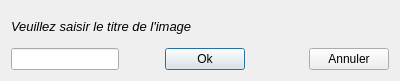
<?xml version="1.0" encoding="UTF-8"?>
<ui version="4.0">
 <class>LecteurModifIntitule</class>
 <widget class="QDialog" name="LecteurModifIntitule">
  <property name="geometry">
   <rect>
    <x>0</x>
    <y>0</y>
    <width>400</width>
    <height>81</height>
   </rect>
  </property>
  <property name="windowTitle">
   <string>Dialog</string>
  </property>
  <layout class="QHBoxLayout" name="horizontalLayout_2">
   <item>
    <layout class="QVBoxLayout" name="verticalLayout">
     <item>
      <widget class="QLabel" name="label">
       <property name="font">
        <font>
         <pointsize>10</pointsize>
         <italic>true</italic>
        </font>
       </property>
       <property name="text">
        <string>Veuillez saisir le titre de l'image</string>
       </property>
      </widget>
     </item>
     <item>
      <layout class="QHBoxLayout" name="horizontalLayout">
       <item>
        <widget class="QLineEdit" name="titreEdit"/>
       </item>
       <item>
        <spacer name="horizontalSpacer">
         <property name="orientation">
          <enum>Qt::Horizontal</enum>
         </property>
         <property name="sizeType">
          <enum>QSizePolicy::Minimum</enum>
         </property>
         <property name="sizeHint" stdset="0">
          <size>
           <width>40</width>
           <height>20</height>
          </size>
         </property>
        </spacer>
       </item>
       <item>
        <widget class="QPushButton" name="okBtn">
         <property name="text">
          <string>Ok</string>
         </property>
        </widget>
       </item>
       <item>
        <spacer name="horizontalSpacer_2">
         <property name="orientation">
          <enum>Qt::Horizontal</enum>
         </property>
         <property name="sizeHint" stdset="0">
          <size>
           <width>40</width>
           <height>20</height>
          </size>
         </property>
        </spacer>
       </item>
       <item>
        <widget class="QPushButton" name="anBtn">
         <property name="text">
          <string>Annuler</string>
         </property>
        </widget>
       </item>
      </layout>
     </item>
    </layout>
   </item>
  </layout>
 </widget>
 <resources/>
 <connections/>
</ui>
